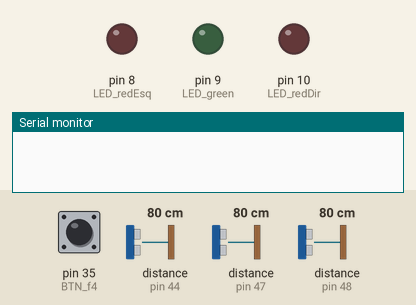
Bench run of a sketch on a simulated Arduino Mega 2560, built with avr-gcc and run on an emulated ATmega2560. Parts: output pins drawn as LEDs (lit = HIGH), the last lines printed to the serial monitor. Dashed ring = blinking. Inputs (shaded band) come from the test bench; at power-on: distance to the obstacle (sensors on pin 44, pin 47, pin 48) 80 cm, pin 35 (BTN_f4) HIGH.

Above: at 1.2 s.
1.3 s: distance to the obstacle (sensor on pin 44) set to 12 cm
2.8 s: distance to the obstacle (sensor on pin 44) set to 9 cm
At 3.3 s:
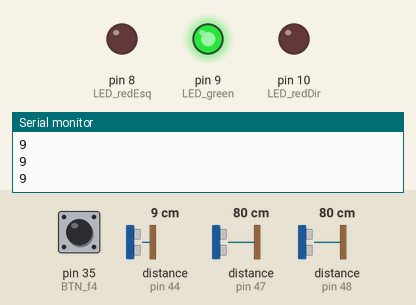
4.3 s: pin 35 (BTN_f4) pulled LOW for 1 s
At 4.89 s:
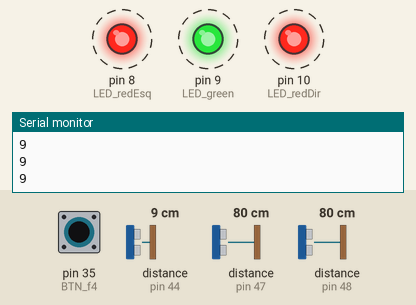
7.3 s: distance to the obstacle (sensor on pin 47) set to 12 cm
8.8 s: distance to the obstacle (sensor on pin 47) set to 9 cm
At 10.3 s:
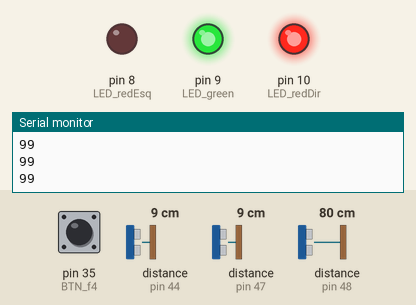
10.6 s: distance to the obstacle (sensor on pin 44) set to 6 cm
12.1 s: distance to the obstacle (sensor on pin 44) set to 3 cm
At 12.5 s:
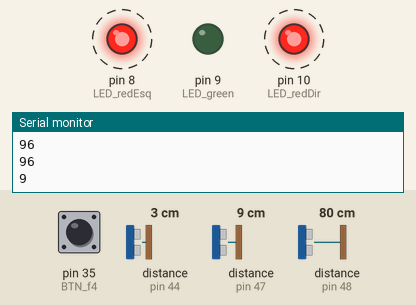
Timing chart, 0 to 16.1 s (numbered marks = the images above; inputs shaded):
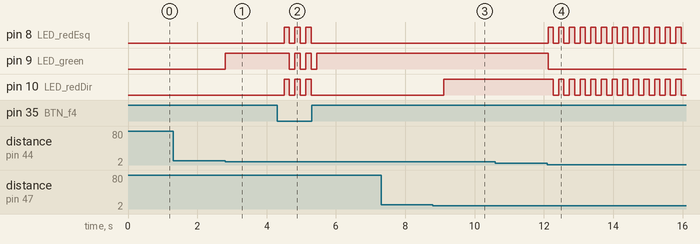

The sketch:

Sensor_Obstaculo.ino
```cpp
/*
 *  Identificação de obstáculos com visualização em LED;
 *  Esse programa é a partir de um laço de repetição por botão;
 *
 *  Criado por: Matheus Gabriel
 *  Data: 15/05/2023
*/

#include <HCSR04.h>

//Ultrassonic
UltraSonicDistanceSensor sensorFrente (45, 44);
UltraSonicDistanceSensor sensorEsq (49, 48);
UltraSonicDistanceSensor sensorDir (46, 47);
int distace, distaceLatEsq, distaceLatDir;
int alvo = 10; //Valor desejado da distancia

int LED_green  = 9;
int LED_redEsq = 8;
int LED_redDir = 10;

//Estados do botão
int BTN_f4 = 35; //Declaração da porta
int estadoBtn = 0;

void setup () {
  pinMode(LED_green, OUTPUT);
  pinMode(LED_redEsq, OUTPUT);
  pinMode(LED_redDir, OUTPUT);
  pinMode(BTN_f4, INPUT_PULLUP);
  Serial.begin(1200);
}

void loop () {
  distace = sensorFrente.measureDistanceCm();
  distaceLatEsq = sensorEsq.measureDistanceCm();
  distaceLatDir = sensorDir.measureDistanceCm();

  estadoBtn = digitalRead(BTN_f4);

  if (estadoBtn == LOW) {
      digitalWrite(LED_green, HIGH);
      digitalWrite(LED_redDir, HIGH);
      digitalWrite(LED_redEsq, HIGH);
      delay(150);
      digitalWrite(LED_green, LOW);
      digitalWrite(LED_redDir, LOW);
      digitalWrite(LED_redEsq, LOW);
      delay(150);
      return;
  }

  if (estadoBtn == HIGH) {

    if (distace <= alvo && distace > 5) {
      Serial.println(distace);
      digitalWrite(LED_green, HIGH);
      delay (100);

      if (distaceLatEsq <= alvo && distaceLatEsq > 4) {
        Serial.print(distaceLatEsq);
        digitalWrite(LED_redEsq, HIGH);
        delay (100);
      } else if (distaceLatDir <= alvo && distaceLatDir > 4) {
        Serial.print(distaceLatDir);
        digitalWrite(LED_redDir, HIGH);
        delay (100);
      } else {
        digitalWrite(LED_redDir, LOW);
        digitalWrite(LED_redEsq, LOW);
        delay(100);
      }
    }

    else if (distace < 5) {
      digitalWrite(LED_green, LOW);
      digitalWrite(LED_redDir, HIGH);
      digitalWrite(LED_redEsq, HIGH);
      delay(150);
      digitalWrite(LED_redDir, LOW);
      digitalWrite(LED_redEsq, LOW);
      delay(150);
    }
  }
}
```

Measured:
- the behaviour switches between 11 and 10 cm on distance to the obstacle (sensor on pin 44) (found by bisection; images 0 and 1)
- the behaviour switches between 11 and 10 cm on distance to the obstacle (sensor on pin 47) (found by bisection; images 2 and 3)
- the behaviour switches between 5 and 4 cm on distance to the obstacle (sensor on pin 44) (found by bisection; images 3 and 4)
- after the input at 1.3 s, every drawn part: stays the same
- after the input at 2.8 s, pin 9 (LED_green): LOW → HIGH at once
- after the input at 4.3 s, pin 8 (LED_redEsq), pin 10 (LED_redDir): alternates HIGH for 0.15 s and LOW for 0.16 s, 6 changes in all, then stays LOW, starting after 0.21 s; pin 9 (LED_green): alternates HIGH for 0.15 s and LOW for 0.16 s, 6 changes in all, then stays HIGH, starting after 0.36 s
- after the input at 8.8 s, pin 10 (LED_redDir): LOW → HIGH after 0.31 s
- after the input at 12.1 s, pin 8 (LED_redEsq): alternates HIGH for 0.15 s and LOW for 0.16 s, starting at once; pin 9 (LED_green): HIGH → LOW at once; pin 10 (LED_redDir): alternates HIGH for 0.15 s and LOW for 0.16 s, starting after 0.17 s
